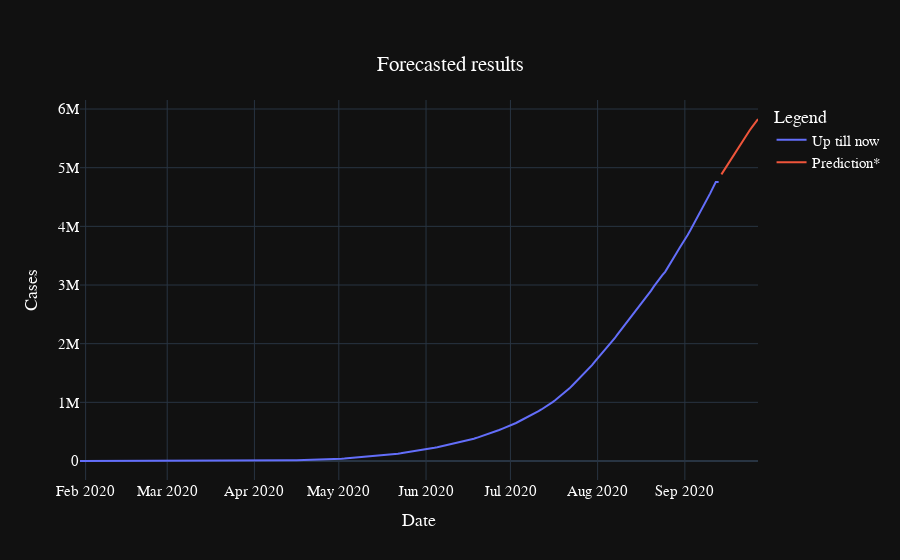

The cell this chart's notebook holds for it:
### Code cell
plot_forecast(data,ftr)

### Figure 1 — Plotly figure (JSON) as saved in the notebook; plotly's stock layout.template omitted (floating-point values rounded to 4 significant figures; data arrays with more than 128 entries replaced by an {"elided": "..."} marker saying what was removed)
{"data": [{"mode": "lines", "name": "Up till now ", "type": "scatter", "x": {"elided": "228 str values"}, "y": {"elided": "228 int values"}}, {"mode": "lines", "name": "Prediction*", "type": "scatter", "x": ["2020-09-14T00:00:00", "2020-09-15T00:00:00", "2020-09-16T00:00:00", "2020-09-17T00:00:00", "2020-09-18T00:00:00", "2020-09-19T00:00:00", "2020-09-20T00:00:00", "2020-09-21T00:00:00", "2020-09-22T00:00:00", "2020-09-23T00:00:00", "2020-09-24T00:00:00", "2020-09-25T00:00:00", "2020-09-26T00:00:00", "2020-09-27T00:00:00"], "y": [4886000.0, 4962000.0, 5043000.0, 5121000.0, 5199000.0, 5276000.0, 5348000.0, 5425000.0, 5493000.0, 5566000.0, 5635000.0, 5701000.0, 5767000.0, 5830000.0]}], "layout": {"font": {"color": "white", "family": "Arial", "size": 15}, "legend": {"title": {"text": "Legend "}}, "title": {"text": "Forecasted results", "x": 0.5, "xanchor": "center", "y": 0.9, "yanchor": "top"}, "xaxis": {"title": {"text": "Date"}}, "yaxis": {"title": {"text": "Cases"}}}}
